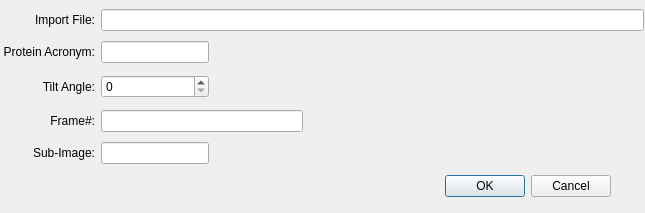
<ui version="4.0" >
 <class>Dialog</class>
 <widget class="QDialog" name="Dialog" >
  <property name="geometry" >
   <rect>
    <x>0</x>
    <y>0</y>
    <width>645</width>
    <height>213</height>
   </rect>
  </property>
  <property name="windowTitle" >
   <string>Import File</string>
  </property>
  <widget class="QDialogButtonBox" name="buttonBox" >
   <property name="geometry" >
    <rect>
     <x>270</x>
     <y>170</y>
     <width>341</width>
     <height>32</height>
    </rect>
   </property>
   <property name="orientation" >
    <enum>Qt::Horizontal</enum>
   </property>
   <property name="standardButtons" >
    <set>QDialogButtonBox::Cancel|QDialogButtonBox::NoButton|QDialogButtonBox::Ok</set>
   </property>
  </widget>
  <widget class="QWidget" name="" >
   <property name="geometry" >
    <rect>
     <x>-2</x>
     <y>0</y>
     <width>651</width>
     <height>171</height>
    </rect>
   </property>
   <layout class="QGridLayout" >
    <property name="leftMargin" >
     <number>5</number>
    </property>
    <property name="topMargin" >
     <number>5</number>
    </property>
    <property name="rightMargin" >
     <number>5</number>
    </property>
    <item row="0" column="0" >
     <widget class="QLabel" name="label_2" >
      <property name="text" >
       <string>Import File:</string>
      </property>
      <property name="alignment" >
       <set>Qt::AlignRight|Qt::AlignTrailing|Qt::AlignVCenter</set>
      </property>
     </widget>
    </item>
    <item row="0" column="1" colspan="3" >
     <widget class="QLineEdit" name="importFileNameBox" />
    </item>
    <item row="1" column="0" >
     <widget class="QLabel" name="label_5" >
      <property name="text" >
       <string>Protein Acronym:</string>
      </property>
      <property name="alignment" >
       <set>Qt::AlignRight|Qt::AlignTrailing|Qt::AlignVCenter</set>
      </property>
     </widget>
    </item>
    <item row="1" column="1" >
     <widget class="QLineEdit" name="proteinAcronymBox" >
      <property name="maxLength" >
       <number>4</number>
      </property>
     </widget>
    </item>
    <item row="1" column="2" >
     <spacer>
      <property name="orientation" >
       <enum>Qt::Horizontal</enum>
      </property>
      <property name="sizeHint" >
       <size>
        <width>25</width>
        <height>22</height>
       </size>
      </property>
     </spacer>
    </item>
    <item row="1" column="3" >
     <spacer>
      <property name="orientation" >
       <enum>Qt::Horizontal</enum>
      </property>
      <property name="sizeHint" >
       <size>
        <width>335</width>
        <height>22</height>
       </size>
      </property>
     </spacer>
    </item>
    <item row="2" column="0" >
     <widget class="QLabel" name="label" >
      <property name="text" >
       <string>Tilt Angle:</string>
      </property>
      <property name="alignment" >
       <set>Qt::AlignRight|Qt::AlignTrailing|Qt::AlignVCenter</set>
      </property>
     </widget>
    </item>
    <item row="2" column="1" >
     <widget class="QSpinBox" name="tiltAngleBox" >
      <property name="maximum" >
       <number>90</number>
      </property>
      <property name="singleStep" >
       <number>5</number>
      </property>
     </widget>
    </item>
    <item row="2" column="2" colspan="2" >
     <spacer>
      <property name="orientation" >
       <enum>Qt::Horizontal</enum>
      </property>
      <property name="sizeHint" >
       <size>
        <width>380</width>
        <height>27</height>
       </size>
      </property>
     </spacer>
    </item>
    <item row="3" column="0" >
     <widget class="QLabel" name="label_3" >
      <property name="sizePolicy" >
       <sizepolicy vsizetype="Minimum" hsizetype="Preferred" >
        <horstretch>0</horstretch>
        <verstretch>0</verstretch>
       </sizepolicy>
      </property>
      <property name="minimumSize" >
       <size>
        <width>0</width>
        <height>20</height>
       </size>
      </property>
      <property name="text" >
       <string>Frame#:</string>
      </property>
      <property name="alignment" >
       <set>Qt::AlignRight|Qt::AlignTrailing|Qt::AlignVCenter</set>
      </property>
     </widget>
    </item>
    <item row="3" column="1" colspan="2" >
     <widget class="QLineEdit" name="frameNumberBox" >
      <property name="maxLength" >
       <number>6</number>
      </property>
     </widget>
    </item>
    <item row="3" column="3" >
     <spacer>
      <property name="orientation" >
       <enum>Qt::Horizontal</enum>
      </property>
      <property name="sizeHint" >
       <size>
        <width>335</width>
        <height>22</height>
       </size>
      </property>
     </spacer>
    </item>
    <item row="4" column="0" >
     <widget class="QLabel" name="label_4" >
      <property name="text" >
       <string>Sub-Image:</string>
      </property>
      <property name="alignment" >
       <set>Qt::AlignRight|Qt::AlignTrailing|Qt::AlignVCenter</set>
      </property>
     </widget>
    </item>
    <item row="4" column="1" >
     <widget class="QLineEdit" name="subImageBox" >
      <property name="maxLength" >
       <number>2</number>
      </property>
     </widget>
    </item>
    <item row="4" column="2" colspan="2" >
     <spacer>
      <property name="orientation" >
       <enum>Qt::Horizontal</enum>
      </property>
      <property name="sizeHint" >
       <size>
        <width>380</width>
        <height>21</height>
       </size>
      </property>
     </spacer>
    </item>
   </layout>
  </widget>
 </widget>
 <tabstops>
  <tabstop>importFileNameBox</tabstop>
  <tabstop>proteinAcronymBox</tabstop>
  <tabstop>tiltAngleBox</tabstop>
  <tabstop>frameNumberBox</tabstop>
  <tabstop>subImageBox</tabstop>
  <tabstop>buttonBox</tabstop>
 </tabstops>
 <resources/>
 <connections>
  <connection>
   <sender>buttonBox</sender>
   <signal>accepted()</signal>
   <receiver>Dialog</receiver>
   <slot>accept()</slot>
   <hints>
    <hint type="sourcelabel" >
     <x>248</x>
     <y>254</y>
    </hint>
    <hint type="destinationlabel" >
     <x>157</x>
     <y>274</y>
    </hint>
   </hints>
  </connection>
  <connection>
   <sender>buttonBox</sender>
   <signal>rejected()</signal>
   <receiver>Dialog</receiver>
   <slot>reject()</slot>
   <hints>
    <hint type="sourcelabel" >
     <x>316</x>
     <y>260</y>
    </hint>
    <hint type="destinationlabel" >
     <x>286</x>
     <y>274</y>
    </hint>
   </hints>
  </connection>
 </connections>
</ui>
